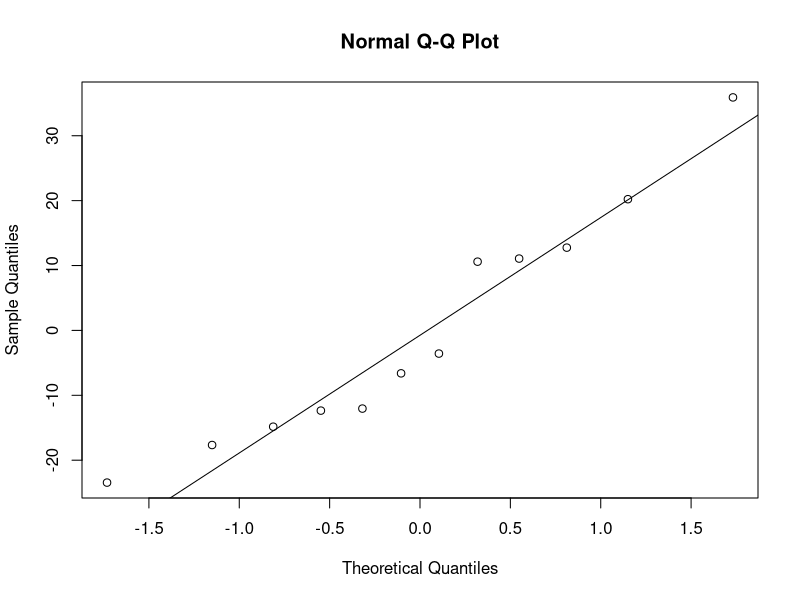
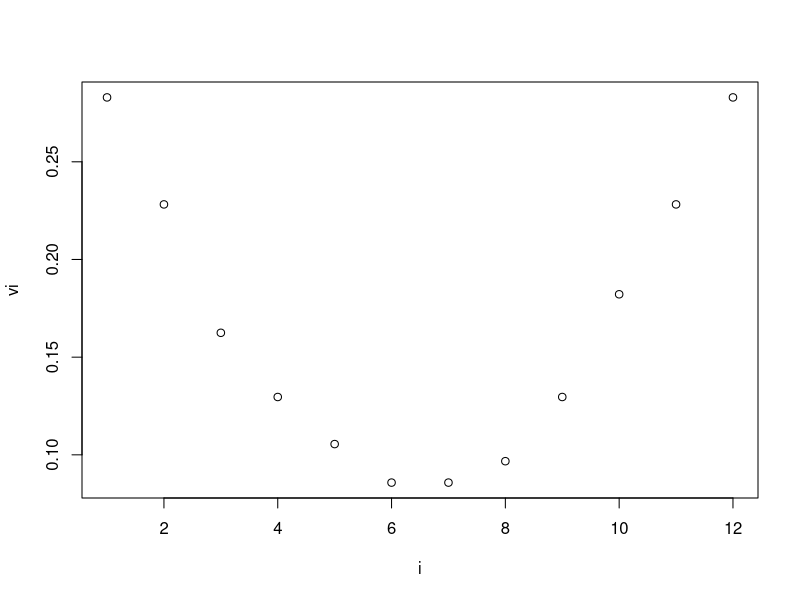

Write R code to recreate these figures, in order.
## ---- chunk 1
df1 = read.csv("co2.csv")
df1

x = df1[[2]]
y = df1[[3]]

n = nrow(df1)
## ---- chunk 2
y_mean = mean(y)
x_mean = mean(x)
B1 = cov(x, y) / var(x)
B0 = y_mean - B1 * x_mean

print(B1)
print(B0)
## ---- chunk 3
model = lm(y ~ x, data=df1)
model
## ---- chunk 4
SST = 7576.3
SSE = 3532.3
R_sq = 1 - (SSE / SST)
print(R_sq)
## ---- chunk 5
summary(model)
## ---- chunk 6
y_pred = predict(model)
SST = sum((y - y_mean)^2)
SSE = sum((y - y_pred)^2)
SSR = sum((y_pred - y_mean)^2) # Hoặc SST = SSR + SSE

## ---- chunk 7
df_SSR = 1
df_SSE = n - 2
df_SST = n - 1
## ---- chunk 8
MSR = SSR / df_SSR
MSE = SSE / df_SSE
## ---- chunk 9
f_val = MSR / MSE
print(f_val)
## ---- chunk 10
anova(model)
## ---- chunk 11
sigma_sq = SSE / df_SSE
print(sigma_sq)
## ---- chunk 12
summary(model)$sigma^2
## ---- chunk 13
anova(model)
## ---- chunk 14
x_0 = 419
y_0 = B0 + B1 * x_0
print(y_0)
## ---- chunk 15

y_0 = predict(model, data.frame(x = x_0))

print(y_0)
## ---- chunk 16
y_0 = predict(model, data.frame(x = x_0), interval="confidence")
y_0
## ---- chunk 17
y_0 = predict(model, data.frame(x = x_0), interval="prediction")
y_0
## ---- chunk 18
resid = summary(model)$residual
qqnorm(resid)
qqline(resid)
## ---- chunk 19
di = rstandard(model) #
print(di)
## ---- chunk 20
vi = hatvalues(model)
print(vi)
## ---- chunk 21
Di = cooks.distance(model)
Di
## ---- chunk 22
i = 1:n
plot(i, vi)
